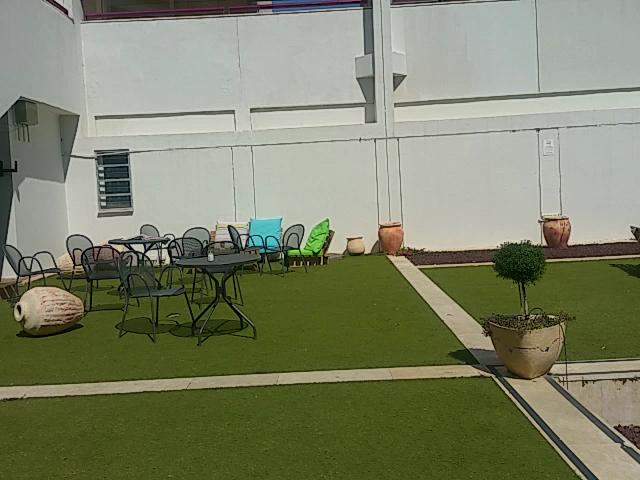
%> input picture withMatlab/dir/frame_0001.jpg, 640 x 480 px; its folder holds 4 pictures in this run
$ octave run.m   (GNU Octave 9; MATLAB toolbox functions it lacks are replaced by stand-ins)
%> lines starting %> are read from the running program, lines starting %| are printed output that depends on the picture
### withMatlab/imReadAndConvert.m
% A function that reads a given image and converts it into
% a given representation.
% filename - string containing the image ?lename to read.
% representation - representation code, either 1 or 2 defining if the output
% should be either a grayscale image (1) or an RGB image (2).

function [im] = imReadAndConvert(filename, representation)
%> called with representation = 2
    im = imread(filename);
%> im is the input picture: size 480x640x3 uint8; mean R, G, B 126.1, 130.7, 105.2
    % a matrix of double , normalized to range [0,1]
    if (representation == 1 && size(im, 3) == 3)
        % an RGB inage, and needed to convert to grayscale
        im = rgb2gray(im);
    end
    im = double(im)/255;
%> im: size 480x640x3 double
end


### withMatlab/createStereoVideo.m
function [stereoVid] = createStereoVideo(imgDirectory, nViews)
% This function gets an image directory and create a stereo movie with
% nViews. It does the following
%
% 1. Match transform between pairs of images.
% 2. Convert the transfromations to a common coordinate system.
% 3. Determine the size of each panoramic frame.
% 4. Render each view.
% 5. Create a movie from all the views.
% Returns:
% stereoVid  a movie which includes all the panoramic views

imgs = loadImages(imgDirectory);
[hight, width, ~, m] = size(imgs); %hight image ,width image,~ rgb,m number of pic
%> hight = 480; width = 640; m = 4
Tin = cell (1, m); % create arr with m cells for the transformtions
%> Tin = {[], [], [], []}
Tin{1} = eye(3);    % for each the transformtion[3][3]
pos = cell (1,m); % create arr of positions with m cells
%> pos = {[], [], [], []}
desc = cell(1,m); % create arr with m cells for descs
%> desc = {[], [], [], []}

for i = 1 : m % find feachers for each image
    im = imgs(:,:,:,i); % take the i image
    I1 = rgb2gray(im); % convert to gray
    points1 = detectHarrisFeatures(I1);
    [pos{i},desc{i}] = extractFeatures(I1,points1);
end
%> this loop made 4 passes
%> pass 1, in createStereoVideo, `I1 = rgb2gray(im);`:
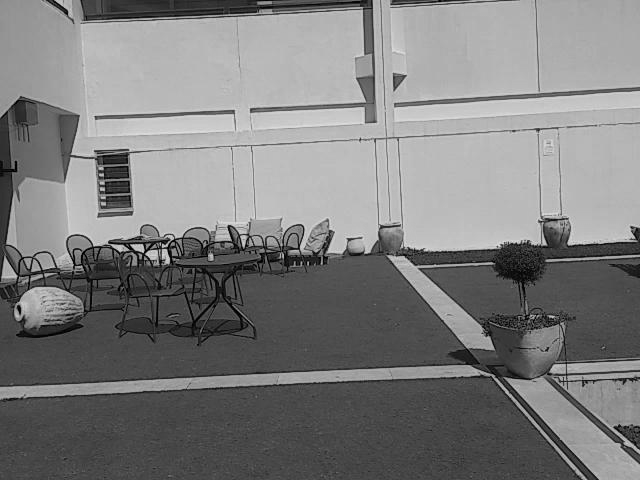
%> I1: size 480x640 double; min 0, max 0.889, mean 0.496
%> pass 2, in createStereoVideo, `I1 = rgb2gray(im);`:
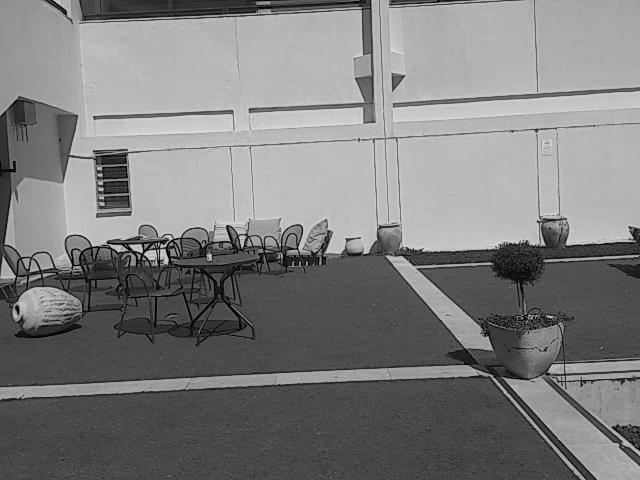
%> I1: size 480x640 double; min 0, max 0.917, mean 0.497
%> pass 3, in createStereoVideo, `I1 = rgb2gray(im);`:
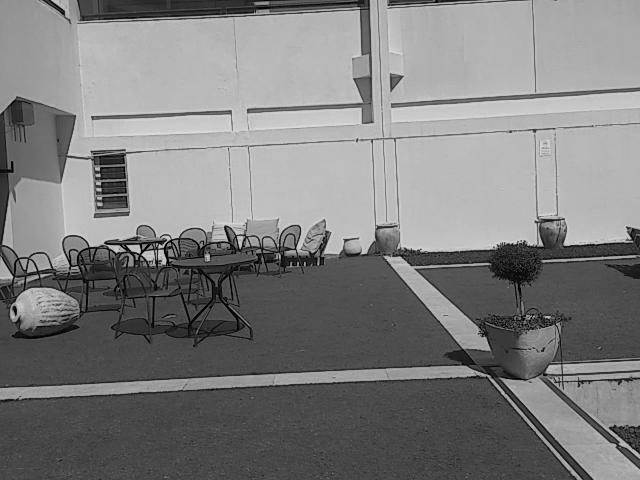
%> I1: size 480x640 double; min 0, max 0.914, mean 0.498

% find transformation and the min and max y for the size of the panorama
for i = 2 : m
    maxDy = 0;
    minDy = 0;
    desc1 = desc{i};
    desc2 = desc{i-1};
    pos1 = pos{i};
    pos2 = pos{i-1};
    indexPairs = matchFeatures(pos1,pos2);
    matchedPoints1 = desc1(indexPairs(:,1),:);
    matchedPoints2 = desc2(indexPairs(:,2),:);
    [transform,inliers,~] = estimateGeometricTransform(matchedPoints1,matchedPoints2,'similarity');
    T = transform.T;

    % find min and max dy transformation
    maxDy = max(T(3,2),maxDy) ;% T(3,2) dy
    minDy = min(T(3,2), minDy);
    Tin {i} =  T;
end

% the real pos in the panoram transformation *
Tout = imgToPanoramaCoordinates(Tin);

% get rid from bad images
j = 0;
for i = 2 : m
    if(i < m - j)
        if (Tout{i-1}(3,1) > Tout{i}(3,1)) % wrong direction
            imgs = imgs(:,:,:,[1:i-1,i+1:end]);
            j = j+1;
            Tout = Tout([1:i-1, i+1:end]);
        end
    end
end

maxDx = Tout{end}(3,1); % T(3,1) dx

%find all centers
widthP = width/nViews;
%> widthP = 12.8

%EQUATION boundaries between strips i and i + 1 is (x^center i + x^center i+1 )/2.

c1 = 1:widthP:width - widthP+1;
%> c1 = 50 values from 1 to 628.2
c2 = c1 + widthP -1;
%> c2 = 50 values from 12.8 to 640
centers = ceil((c1+c2)/2);
%> centers = 50 values from 7 to 635

%With col from where to take the strips  0-640 px
centers1 = [146 468];


%build the panorama
Imout = cell(1, 1); %create empty cell for the image
index = 1;
stereoVid = struct('cdata', 1, 'colormap', cell([nViews 1])); %create stract that save the nviews panoramas in color

for i = 1 : numel(centers1)
    [im,frameNotOK] = renderPanoramicFrame([round(hight+maxDy-minDy), round(maxDx+widthP- Tin{end}(3,1))],imgs,Tout,ones(1, m)*centers1(i),ceil(widthP/2));
    if ( ~frameNotOK) %frame ok
        stereoVid(index)= im;
        index = index + 1;
    end
end
stereoVid = stereoVid(1:index-1);

### withMatlab/imgToPanoramaCoordinates.m
function Tout = imgToPanoramaCoordinates(Tin)
% Tout{k} transforms image i to the coordinates system of the Panorama Image.
% Arguments:
% Tin ? A set of transformations (cell array) such that T i transfroms
% image i+1 to image i.
% Returns:
% Tout ? a set of transformations (cell array) such that T i transforms
% image i to the panorama corrdinate system which is the the corrdinates
% system of the ?rst image.
Tout = cell(1,size(Tin,2));
Tout{1} = Tin{1};
for i = 2 : size(Tin,2)
   Tout{i} = Tin{i} * Tout{i-1};
end

### withMatlab/renderPanoramicFrame.m
function [panoramaFrame,frameNotOK]=renderPanoramicFrame(panoSize,imgs,T,imgSliceCenterX,halfSliceWidthX)
%
% The function render a panoramic frame. It does the following:
% 1. Convert centers into panorama coordinates and find optimal width of
% each strip.
% 2. Each strip from image to the panorama frames
%
% Arguments:
% panoSize [yWidth,xWidth] of the panorama frame
% imgs - The set of M images
% T - The set of transformations (cell array) from each image to
% the panorama coordinates
% imgSliceCenterX - A vector of 1xM with the required center of the strip
% in each of the images. This is given in image coordinates.
% sliceWidth - The suggested width of each strip in the image
%
% Returns:
% panoramaFrame - the rendered frame
% frameNotOK - in case of errors in rednering the frame, it is true.

[rows, cols, ~, M] = size(imgs);
frameNotOK = 0; % ok

for i = 1:M

    Tr = T{i};
    cords(i) =  imgSliceCenterX(i) + Tr(3,1);% add the transformtion to the orginal centers

end

%ceil rounds each element
b = ceil((cords(1:end-1)+cords(2:end))/2); % avrage between to slices
bound = [b(1) - halfSliceWidthX, b, b(end) + halfSliceWidthX];

% first row is the start of stich and second row is its end
xBound = [[bound(1), bound(2:end-1)]; bound(2:end)]; % bounds in the x dim for each pic for stiching
panoramaFrame = zeros(panoSize(1),panoSize(2), 3);% create panorame with the sizes that we check in rgb

for i = 1:M
    Tr = T{i};
    x = xBound (1,i): xBound(2,i);
    y = 1: panoSize(1);
    [Xp, Yp] = meshgrid(x, y);%  returns 2-D grid coordinates based on the coordinates contained
                               %in vectors x and y. X is a matrix where each row is a copy of x,
                               %and Y is a matrix where each column is a copy of y. The grid represented
                               %by the coordinates X and Y has length(y) rows and length(x) columns.
    Xp = single(Xp);
    Xp = Xp - Tr(3,1);
    Yp = Yp - Tr(3,2);

    if (~isempty(Xp(Xp<0)) || ~isempty(Xp(Xp > cols)))
        frameNotOK = 1;% not ok
        return;
    end

    r = interp2(imgs(:, :, 1, i),Xp,Yp) ; %change the coordinates doing it for r g b
    g = interp2((imgs(:, :, 2, i)),Xp,Yp) ;
    b = interp2((imgs(:, :, 3, i)),Xp,Yp) ;
    [m,n]=size(r); % take the sizes
    im=zeros(m,n,3); %initialize the image
    im(:,:,1)= r;
    im(:,:,2)= g;
    im(:,:,3)= b;

    bb = (xBound(1,i) : xBound(2,i)) - xBound(1) + 1;
    panoramaFrame(:, bb, 1:3 ) = im;
end
panoramaFrame(isnan(panoramaFrame))=0;

panoramaFrame = im2frame(panoramaFrame);

end

### withMatlab/loadImages.m

% Read all images from directoryPath
%
% Arguments: % directoryPath ? A string with the directory path %
% Returns % imgs ? 4 dimensional vector, where imgs(:,:,:,k) is the k?th
% image in RGB format.
%
function imgs=loadImages(directoryPath)
files = dir(directoryPath);
for i = 3:length(files)
imgs(:, :, :,i-2) = imReadAndConvert([directoryPath '\' files(i).name], 2);
end
end

### withMatlab/run.m

t = createStereoVideo('C:\Users\danielbello\Desktop\matlab project\dir', 50);

implay(t);

disp('saving...')
v = VideoWriter('newfile.avi');
open(v)
writeVideo(v,t)
close(v)
